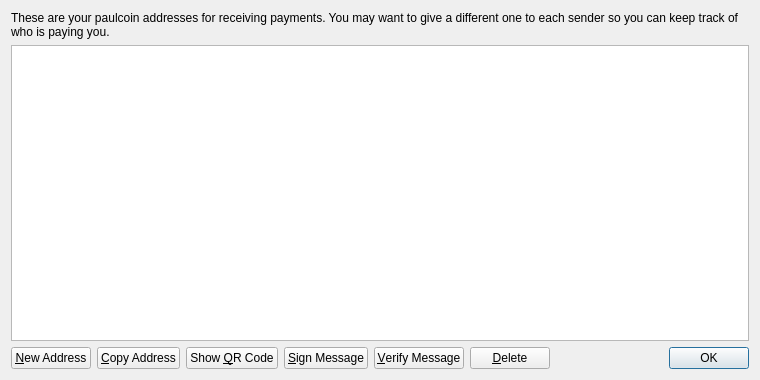
<?xml version="1.0" encoding="UTF-8"?>
<ui version="4.0">
 <class>AddressBookPage</class>
 <widget class="QWidget" name="AddressBookPage">
  <property name="geometry">
   <rect>
    <x>0</x>
    <y>0</y>
    <width>760</width>
    <height>380</height>
   </rect>
  </property>
  <property name="windowTitle">
   <string>Address Book</string>
  </property>
  <layout class="QVBoxLayout" name="verticalLayout">
   <item>
    <widget class="QLabel" name="labelExplanation">
     <property name="text">
      <string>These are your paulcoin addresses for receiving payments. You may want to give a different one to each sender so you can keep track of who is paying you.</string>
     </property>
     <property name="textFormat">
      <enum>Qt::PlainText</enum>
     </property>
     <property name="wordWrap">
      <bool>true</bool>
     </property>
    </widget>
   </item>
   <item>
    <widget class="QTableView" name="tableView">
     <property name="contextMenuPolicy">
      <enum>Qt::CustomContextMenu</enum>
     </property>
     <property name="toolTip">
      <string>Double-click to edit address or label</string>
     </property>
     <property name="tabKeyNavigation">
      <bool>false</bool>
     </property>
     <property name="alternatingRowColors">
      <bool>true</bool>
     </property>
     <property name="selectionMode">
      <enum>QAbstractItemView::SingleSelection</enum>
     </property>
     <property name="selectionBehavior">
      <enum>QAbstractItemView::SelectRows</enum>
     </property>
     <property name="sortingEnabled">
      <bool>true</bool>
     </property>
     <attribute name="verticalHeaderVisible">
      <bool>false</bool>
     </attribute>
    </widget>
   </item>
   <item>
    <layout class="QHBoxLayout" name="horizontalLayout">
     <item>
      <widget class="QPushButton" name="newAddressButton">
       <property name="toolTip">
        <string>Create a new address</string>
       </property>
       <property name="text">
        <string>&amp;New Address</string>
       </property>
       <property name="icon">
        <iconset resource="../bitcoin.qrc">
         <normaloff>:/icons/add</normaloff>:/icons/add</iconset>
       </property>
      </widget>
     </item>
     <item>
      <widget class="QPushButton" name="copyToClipboard">
       <property name="toolTip">
        <string>Copy the currently selected address to the system clipboard</string>
       </property>
       <property name="text">
        <string>&amp;Copy Address</string>
       </property>
       <property name="icon">
        <iconset resource="../bitcoin.qrc">
         <normaloff>:/icons/editcopy</normaloff>:/icons/editcopy</iconset>
       </property>
      </widget>
     </item>
     <item>
      <widget class="QPushButton" name="showQRCode">
       <property name="text">
        <string>Show &amp;QR Code</string>
       </property>
       <property name="icon">
        <iconset resource="../bitcoin.qrc">
         <normaloff>:/icons/qrcode</normaloff>:/icons/qrcode</iconset>
       </property>
      </widget>
     </item>
     <item>
      <widget class="QPushButton" name="signMessage">
       <property name="toolTip">
        <string>Sign a message to prove you own a Bitcoin address</string>
       </property>
       <property name="text">
        <string>&amp;Sign Message</string>
       </property>
       <property name="icon">
        <iconset resource="../bitcoin.qrc">
         <normaloff>:/icons/edit</normaloff>:/icons/edit</iconset>
       </property>
      </widget>
     </item>
     <item>
      <widget class="QPushButton" name="verifyMessage">
       <property name="toolTip">
        <string>Verify a message to ensure it was signed with a specified Bitcoin address</string>
       </property>
       <property name="text">
        <string>&amp;Verify Message</string>
       </property>
       <property name="icon">
        <iconset resource="../bitcoin.qrc">
         <normaloff>:/icons/transaction_0</normaloff>:/icons/transaction_0</iconset>
       </property>
      </widget>
     </item>
     <item>
      <widget class="QPushButton" name="deleteButton">
       <property name="toolTip">
        <string>Delete the currently selected address from the list. Only sending addresses can be deleted.</string>
       </property>
       <property name="text">
        <string>&amp;Delete</string>
       </property>
       <property name="icon">
        <iconset resource="../bitcoin.qrc">
         <normaloff>:/icons/remove</normaloff>:/icons/remove</iconset>
       </property>
      </widget>
     </item>
     <item>
      <spacer name="horizontalSpacer">
       <property name="orientation">
        <enum>Qt::Horizontal</enum>
       </property>
       <property name="sizeHint" stdset="0">
        <size>
         <width>40</width>
         <height>20</height>
        </size>
       </property>
      </spacer>
     </item>
     <item>
      <widget class="QDialogButtonBox" name="buttonBox">
       <property name="sizePolicy">
        <sizepolicy hsizetype="Maximum" vsizetype="Fixed">
         <horstretch>0</horstretch>
         <verstretch>0</verstretch>
        </sizepolicy>
       </property>
       <property name="standardButtons">
        <set>QDialogButtonBox::Ok</set>
       </property>
      </widget>
     </item>
    </layout>
   </item>
  </layout>
 </widget>
 <resources>
  <include location="../bitcoin.qrc"/>
 </resources>
 <connections/>
</ui>
